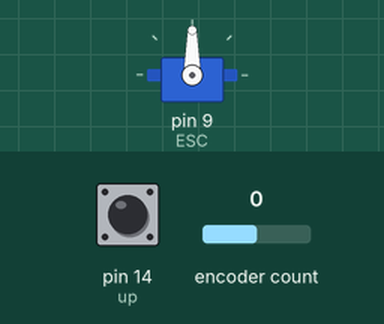
Simulated run of this sketch. Board: Arduino Uno, built with avr-gcc and run on an emulated ATmega328P. On the bench: servo. The test bench sets the inputs (shaded band); at power-on: pin 14 (up) LOW, encoder count 0.

Above: at 6.2 s.
6.3 s: pin 14 (up) pulled HIGH for 0.15 s
At 6.46 s:
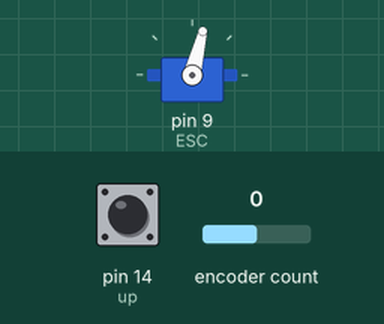
At 6.93 s:
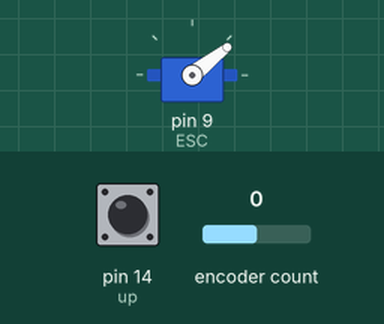
9.3 s: pin 14 (up) pulled HIGH for 1 s
Timing chart, 0 to 12.3 s (numbered marks = the images above; inputs shaded):
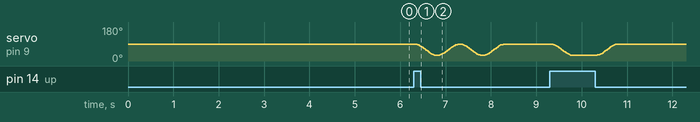

The sketch:

accelerate.ino
```cpp
//#define DEBUG //Uncoment to print debugging information via serial
struct Winch_TYPE {
  uint8_t currentSpeed;
  uint8_t prevSpeed;
  uint8_t currentDir; // UP,DOWN,STOP defined in enum
  uint8_t prevDir;
  bool newChange;
} winch;

#include <Servo.h>
#include <Encoder.h>
#include <Timer.h>

Servo ESC; //Create ESC object
Encoder winchEncoder(3,2); //Create encoder object

enum{ //Assign integer values to each direction
  UP,
  DOWN,
  STOP
};

#define MAX_FORWARD 1910 //Maximum, minimum, and neutral pulse widths in microseconds
#define NEUTRAL 1479
#define MAX_REVERSE 1048
#define REV(x) 3936*x //Converts revolutions into encoder pings
#define up 14 //Hall Effect sensor indicating upright position

const double RAMP_TIME = 500; //Time it takes to change speed in milliseconds
const float pi = 3.14159;
uint64_t t0 = 0; //Beginning time for speed change
int16_t speedDifference = 0; //Difference between desired and current speed
bool destReached = false;

void setup() {
  // put your setup code here, to run once:
  #ifdef DEBUG
    Serial.begin(9600);
  #endif
  winch.currentSpeed = 100; //Initialize all struct values to stationary
  winch.prevSpeed = 100;
  winch.currentDir = STOP;
  winch.prevDir = STOP;
  winch.newChange = true;
  pinMode(up, INPUT);
  ESC.attach(9, MAX_REVERSE, MAX_FORWARD); //Connect ESC with maximum and minimum puse width values
  ESC.writeMicroseconds(NEUTRAL); //Start the winch in neutral
  delay(5000); //Allow ESC to receive neutral signal for proper amount of time
}

void loop() {
 //This maintains the A-Frame's upright position indefinitely
  if(!digitalRead(up) == false)
    changeSpeed(65, UP);
  if(!digitalRead(up) == true)
    changeSpeed(0, STOP);
  delay(5);
}

void changeSpeed(uint8_t newSpeed, uint8_t newDir){

  //If we want to go UP
  if(newDir == UP){
    newSpeed = 100 - newSpeed;
    winch.currentDir = UP;
  }
  //If we want to go down
  else if(newDir == DOWN){
    newSpeed = 100 + newSpeed;
    winch.currentDir = DOWN;
  }
  //Else we want to STOP
  else{
    newSpeed = 100;
    winch.currentDir = STOP;
  }
  #ifdef DEBUG
    Serial.print("[Desired: ");
    Serial.print(newSpeed);
    Serial.print(" Current: ");
    Serial.print(winch.currentSpeed);
    Serial.println("]");
  #endif


  //Check if no change is needed (if we are going the desired speed and direction)
  if(newDir == winch.currentDir && newSpeed == winch.currentSpeed){  //If the command is to continue moving the same speed and direction...
    winch.prevSpeed = winch.currentSpeed;
    winch.newChange = true; //Next time we write a new speed we know it will be at t0, the beginning of a speed change
    #ifdef DEBUG
      Serial.println("[REACHED END CASE]");
    #endif
    return;   //...return without altering speed
  }


  //This will catch if we have gotten to this spot while the previous call to the function was "no change requested"
  if(winch.newChange == true){
    //If that's the case, then we want to initialize the acceleration
    t0 = millis();
    speedDifference = newSpeed - winch.prevSpeed;

    if(speedDifference < 0)
      speedDifference -= 1;
    else if (speedDifference > 0)
      speedDifference += 1;

    winch.newChange = false; //We are in the process of changing speed so the next time the function is called we know not to reset t0
  }

  uint64_t deltaT = millis() - t0;
  winch.currentSpeed = (double)winch.prevSpeed + (double)speedDifference*.5*(1-cos((pi*(double)deltaT)/RAMP_TIME)); //Accelerate in a sinusoidal intensity

  constrain(winch.currentSpeed, 0, 200); //Do not write above or below the maximum pulse widths
  uint16_t speedToWrite = map(winch.currentSpeed, 0, 200, MAX_REVERSE, MAX_FORWARD); //Convert from sinusoid magnitude to pulse width
  ESC.writeMicroseconds(speedToWrite); //Write the scaled value
  #ifdef DEBUG
    Serial.println(speedToWrite);
  #endif
  if(winch.currentSpeed == newSpeed)
    winch.prevSpeed = newSpeed; //Set the starting point for the next speed change
}
```
